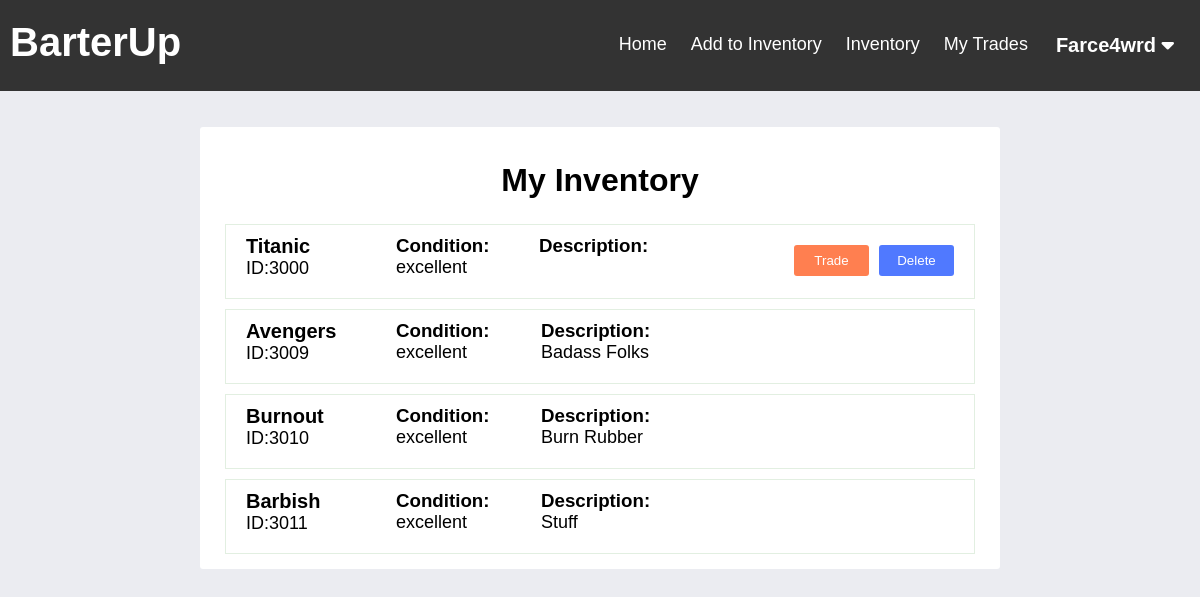
The app's page /BarterUp/inventory.php (signed in), older data.
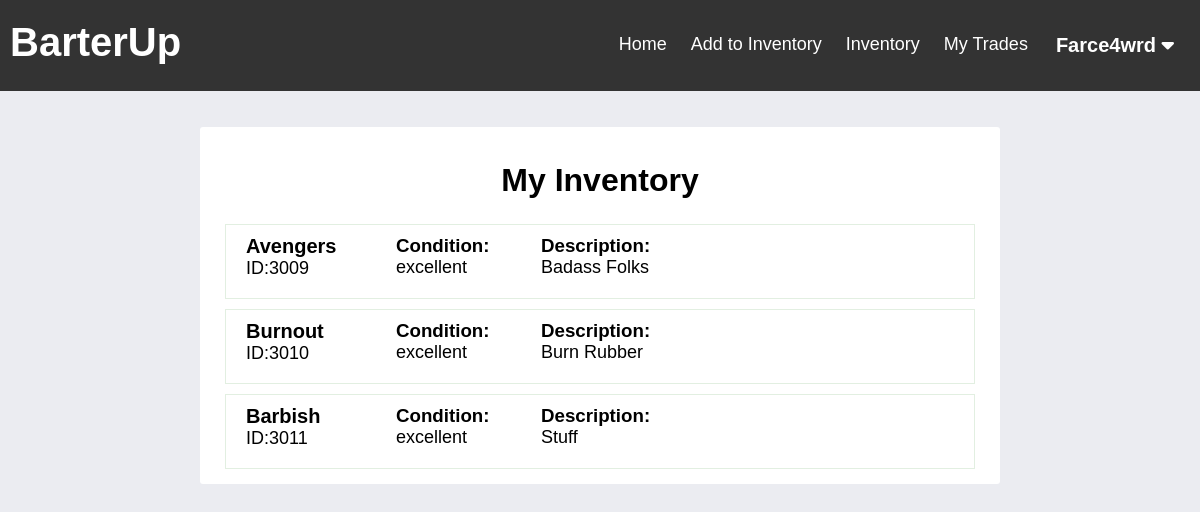
The same page, newer data.
### tables this page shows
CREATE TABLE `user` (
  `user_id` bigint(20) UNSIGNED NOT NULL,
  `username` varchar(45) NOT NULL,
  `password` varchar(45) NOT NULL
);

CREATE TABLE `item` (
  `item_id` smallint(5) UNSIGNED NOT NULL,
  `user_id` bigint(20) UNSIGNED NOT NULL,
  `category_id` bigint(20) UNSIGNED NOT NULL,
  `description` tinytext DEFAULT NULL,
  `item_condition` varchar(45) DEFAULT NULL,
  `item_name` varchar(45) NOT NULL
);

### BarterUp/functions.php (called while the page is built, shortened)
<?php
function check_login($con)
{
	if (isset($_SESSION['user_id'])) {
		$id = $_SESSION['user_id'];
		$query = "select * from user where user_id = '$id' limit 1";
		$result = mysqli_query($con, $query);
		if ($result && mysqli_num_rows($result) > 0) {
			$user_data = mysqli_fetch_assoc($result);
			return $user_data;
		}
	}
	die;
}

### BarterUp/inventory.php (the view, shortened to what this page needs)
<?php
include("config.php");
include("functions.php");
$user_data = check_login($con);
?>
<!DOCTYPE html>
<html lang="en">
<head>
    <link rel="stylesheet" href="./inventory.css?v=<?php echo time(); ?>">
</head>
<body>
    <?php include("./header.php"); ?>
        <div class="wrapper">
        <div class="view_main">
        <div class="page_name">
        <h1>My Inventory</h1>
        </div>
            <div class="view_wrap list-view" style="display:block;">
               <?php
                $query = "select * from item where user_id = '".$_SESSION['user_id']."'; ";
                $result = mysqli_query($con, $query);
                if ($result && mysqli_num_rows($result) > 0) {
                     while($row= mysqli_fetch_assoc($result)) {
                        $query2 = "select * from trades where '".$row['item_id']."' = item_id_initiator or '".$row['item_id']."' = item_id_tradee";
                        $result2 = mysqli_query($con, $query2);
                        echo
                        '<div class="view_item">
                            <div class="vi_left">
                                <p class="title">'.$row['item_name'].'</p>
                                <p class="content">ID:'.$row['item_id'].'</p>
                            </div>
                            <div class="vi_middle">
                                <h3>Condition:</h3>
                                <p class="content">'.$row['item_condition'].'</p>
                            </div>
                            <div class="vi_right">
                                <h3>Description:</h3>
                                <p class="content">'.$row['description'].'</p>
                            </div>';
                            if(mysqli_num_rows($result2) == 0) { echo '
                            <div class="vi_rightmost">
                            <form method="post" action=""><input type="submit" name="trade_submit_'.$row['item_id'].'" class="btn btn-primary" value="Trade"></form>
                            </div>
                            <div class="vi_rightmostmost">
                            <form method="post" action=""><input type="submit" class="delete-button" name="trade_delete_'.$row['item_id'].'" class="btn btn-primary" value="Delete"></form>
                            </div>'; } echo '
                         </div> ';
                    }
                }
               ?>
            </div>
        </div>
    </div>
</body>
</html>

### BarterUp/header.php (shortened to what this page needs)
<!DOCTYPE html>
<html lang="en">
<head>
  <link rel="stylesheet" href="./header.css?v=<?php echo time(); ?>">
</head>
<body>
  <div class="header-right">
    <div class="header">
      <p>BarterUp</p>
    </div>
    <div class="user-drop">
      <button class="user-dropbtn"><?php echo $user_data['username']; ?>
        <i class="fas fa-caret-down"></i>
      </button>
    </div>
    <a href="./myTrades.php">My Trades</a>
    <a href='./inventory.php'>Inventory</a>
    <a href='./addInventory.php'>Add to Inventory</a>
    <a href="./currentTrades.php">Home</a>
  </div>
</body>
</html>

### BarterUp/inventory.css (style rules this page uses)
.wrapper { width: 800px; margin-top: 50px; margin: 3% auto 3% auto; }
* { font-family: 'Montserrat', sans-serif; list-style: none; margin: 0; box-sizing: border-box; }
body { background: #ebecf1; position: relative; }
h1 { text-align: center; }
.page_name { width: 400px; margin: 5px auto; background: #fff; padding: 15px; border-radius: 2px; }
.view_main { background-color: #fff; border-radius: 3px; padding: 15px; }
.list-view .view_item { border: 1px solid #e2efe1; margin: 10px; padding: 10px 20px; display: flex; height: 75px; max-height: 100px; }
.list-view .view_item:last-child { margin-bottom: 0; }
.list-view .view_item .vi_left { width: 300px; max-width: 150px; }
.list-view .view_item .vi_middle { width: 100px; margin-right: 45px; }
.list-view .view_item .vi_right { width: 250px; }
.view_item .title { font-size: 20px; font-weight: 600; }
.view_item .content { font-size: 18px; }
.list-view .view_item .vi_rightmost { margin-top: 10px; margin-left: 10px; }
.list-view .view_item .vi_rightmostmost { margin-left: 10px; margin-top: 10px; }
.view_item .btn { width: 75px; background: #FF7F50; color: #fff; border: none; border-radius: 3px; padding: 8px 5px; text-align: center; font-weight: 200; cursor: pointer; }
.delete-button { width: 75px; background: #5079ff; color: #fff; border: none; border-radius: 3px; padding: 8px 5px; text-align: center; font-weight: 200; cursor: pointer; }

### BarterUp/header.css (style rules this page uses)
.header-right { overflow: hidden; background-color: #333; padding: 20px 10px; }
.header-right a { float: right; color: white; text-align: center; padding: 12px; text-decoration: none; font-size: 18px; line-height: 25px; border-radius: 4px; }
.user-drop { float: right; overflow: hidden; }
.user-drop .user-dropbtn { font-size: 20px; font-weight: 600; border: none; outline: none; color: white; padding: 14px 16px; background-color: inherit; font-family: inherit; margin: 0; }
.header { float: left; color: white; font-size: 40px; font-weight: 600; }

Row changes from the older to the newer data that the page shows:
removed item: item_name "Titanic", item_id "3000", item_condition "excellent"
